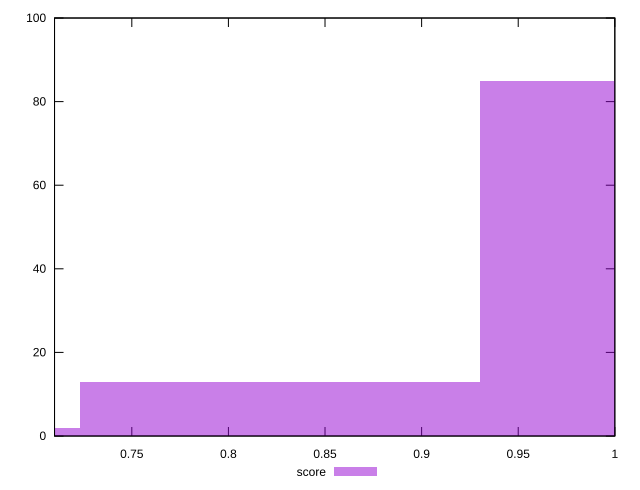

This chart was generated by the following gnuplot code:
reset

$score <<EOF
0.8267159653182332 13
1.0333949566477916 85
0.6200369739886749 2
EOF

set key outside below
set boxwidth 0.2066789913295583
set xrange [0.71:1]
set yrange [0:100]
set trange [0:100]
set style fill transparent solid 0.5 noborder
set terminal svg size 640, 490 enhanced background rgb 'white'
set output "report/report_00029_2021-02-24T13-36-40.390Z/uses-rel-preconnect/samples/agenda/score/histogram.svg"

plot $score title "score" with boxes

reset
